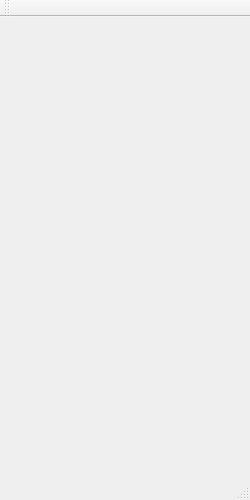
<?xml version="1.0" encoding="UTF-8"?>
<ui version="4.0">
 <class>ControlModule</class>
 <widget class="QMainWindow" name="ControlModule">
  <property name="geometry">
   <rect>
    <x>0</x>
    <y>0</y>
    <width>250</width>
    <height>500</height>
   </rect>
  </property>
  <property name="windowTitle">
   <string>ControlModule</string>
  </property>
  <widget class="QWidget" name="centralWidget"/>
  <widget class="QMenuBar" name="menuBar">
   <property name="geometry">
    <rect>
     <x>0</x>
     <y>0</y>
     <width>250</width>
     <height>21</height>
    </rect>
   </property>
  </widget>
  <widget class="QToolBar" name="mainToolBar">
   <attribute name="toolBarArea">
    <enum>TopToolBarArea</enum>
   </attribute>
   <attribute name="toolBarBreak">
    <bool>false</bool>
   </attribute>
  </widget>
  <widget class="QStatusBar" name="statusBar"/>
 </widget>
 <layoutdefault spacing="6" margin="11"/>
 <resources/>
 <connections/>
</ui>
